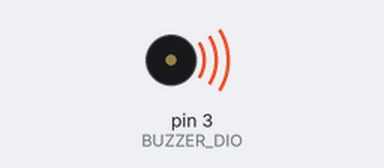
The sketch below on a simulated Arduino Uno, built with avr-gcc and run on an emulated ATmega328P. Parts: buzzer (waves = sounding, pin HIGH).

Above: at 0.1 s.
Timing chart, 0 to 3.5 s (numbered marks = the images above):
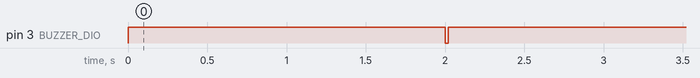

Measured:
- by itself, pin 3 (BUZZER_DIO): HIGH → LOW at 2.0 s, → HIGH 0.02 s later

The sketch:

CM-buzzer.ino
```cpp
/* Define the total number of tasks */
#define NT 20

/* Define the analogue pin used to read the potentiometer */
#define POT_DIO 0

/* Define the digital pin used to control the buzzer */
#define BUZZER_DIO 3

#define OFF HIGH
#define ON LOW

typedef struct {
  /* period in ticks */
  int period;

  /* ticks until next activation */
  int delay;

  /* function pointer */
  void (*func)(void);

  /* activation counter */
  int exec;
} Sched_Task_t;

Sched_Task_t Tasks[NT];

int Sched_Init(void) {
  for(int x=0; x<NT; x++) {
    Tasks[x].func = 0;
  }
}

int Sched_AddT(void (*f)(void), int d, int p) {
  for(int x=0; x<NT; x++) {
    if (!Tasks[x].func) {
      Tasks[x].period = p;
      Tasks[x].delay = d;
      Tasks[x].exec = 0;
      Tasks[x].func = f;
      return x;
    }
  }
  return -1;
}

void Sched_Schedule(void) {
  for(int x=0; x<NT; x++) {
    if(Tasks[x].func) {
      if(Tasks[x].delay) {
        Tasks[x].delay--;
      } else {
        /* Schedule Task */
        Tasks[x].exec = 1;
        Tasks[x].delay = Tasks[x].period-1;
      }
    }
  }
}

void Sched_Dispatch(void) {
  for(int x=0; x<NT; x++) {
    if((Tasks[x].func) && (Tasks[x].exec)) {
      Tasks[x].exec=0;
      Tasks[x].func();

      /* Delete task if one-shot */
      if(!Tasks[x].period) {
        Tasks[x].func = 0;
      }
    }
  }
}

void Setup_Interrupts() {
  // setup timer interrupts
  noInterrupts();
  TCCR1A=0;
  TCCR1B=0;
  TCNT1 = 0;

  OCR1A = 62500; // compare match register 16MHz/256/2Hz
  //OCR1A = 31;  // compare match register 16MHz/256/2kHz
  TCCR1B |= (1 << WGM12); // CTC mode
  TCCR1B |= (1 << CS12); // 256 prescaler
  TIMSK1 |= (1 << OCIE1A); // enable timer compare interrupt
  interrupts(); // enable all interrupts
}

void Setup_Buzzer() {
  pinMode(BUZZER_DIO, OUTPUT);
  digitalWrite(BUZZER_DIO, OFF);
}


void Beep() {
  digitalWrite(BUZZER_DIO, ON);
  delay(20);
  digitalWrite(BUZZER_DIO, OFF);
}

void Beep2() {
  digitalWrite(BUZZER_DIO, ON);
  delay(200);
  digitalWrite(BUZZER_DIO, OFF);
}

void setup() {
  Setup_Interrupts();
  Setup_Buzzer();

  Sched_Init();
  Sched_AddT(Beep, 1, 0);
  // Sched_AddT(Beep2, 0, 4);
  // Sched_AddT(Beep, 2, 4);
  // Sched_AddT(Beep, 3, 4);
}

ISR(TIMER1_COMPA_vect){ //timer1 interrupt
  Sched_Schedule();
}

void loop() {
  // put your main code here, to run repeatedly:
  Sched_Dispatch();
}
```
